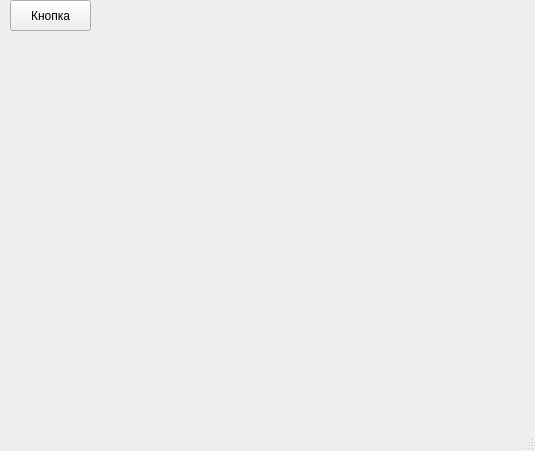
<?xml version="1.0" encoding="UTF-8"?>
<ui version="4.0">
 <class>MainWindow</class>
 <widget class="QMainWindow" name="MainWindow">
  <property name="geometry">
   <rect>
    <x>0</x>
    <y>0</y>
    <width>535</width>
    <height>451</height>
   </rect>
  </property>
  <property name="windowTitle">
   <string>MainWindow</string>
  </property>
  <widget class="QWidget" name="centralwidget">
   <widget class="QPushButton" name="pushButton">
    <property name="geometry">
     <rect>
      <x>10</x>
      <y>0</y>
      <width>81</width>
      <height>31</height>
     </rect>
    </property>
    <property name="text">
     <string>Кнопка</string>
    </property>
   </widget>
  </widget>
  <widget class="QMenuBar" name="menubar">
   <property name="geometry">
    <rect>
     <x>0</x>
     <y>0</y>
     <width>535</width>
     <height>21</height>
    </rect>
   </property>
  </widget>
  <widget class="QStatusBar" name="statusbar"/>
 </widget>
 <resources/>
 <connections/>
</ui>
